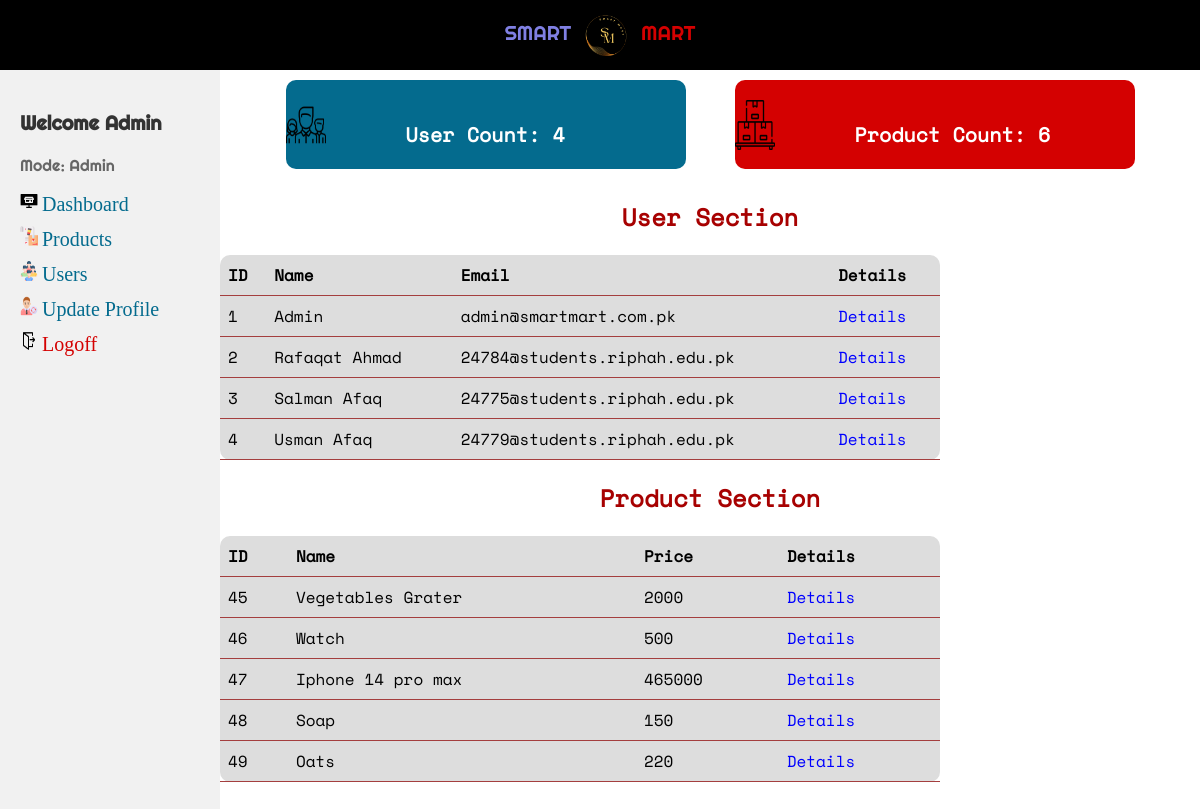
/admin.php (signed in), run on the app's committed database.
### tables this page shows
CREATE TABLE `users` (
  `id` int(11) NOT NULL,
  `name` varchar(100) NOT NULL,
  `email` varchar(100) NOT NULL,
  `phone` varchar(20) NOT NULL,
  `address` varchar(255) NOT NULL,
  `password` varchar(100) NOT NULL,
  `type` varchar(1) NOT NULL DEFAULT 'U'
);

CREATE TABLE `products` (
  `id` int(11) NOT NULL,
  `name` varchar(255) NOT NULL,
  `price` decimal(65,0) NOT NULL,
  `quantity` int(255) NOT NULL,
  `brand` varchar(255) NOT NULL,
  `description` text NOT NULL,
  `image` varchar(255) NOT NULL
);

### includes/common-function.php (called while the page is built, shortened)
<?php
function getfullname(){
            if(isset($_SESSION["nm"])){
                return($_SESSION["nm"]);
            }
            else{
                return "Guest";
            }
        }
function getUserType(){
    if(isset($_SESSION["type"])){
        if($_SESSION["type"]=="A"){
            return "Admin";
        }
        else{
            return "Unauthorized User";
        }
    }
}
?>

### admin.php (the view, shortened to what this page needs)
<?php
include("includes/config.php");
include("includes/common-function.php");
if((isset($_SESSION["loggedin"])) && ($_SESSION["loggedin"]) &&
(isset($_SESSION["type"])) && ($_SESSION["type"]== "A"))
{
?>
<!DOCTYPE html>
<html lang="en">
<head>
</head>
<body id="admin-bdy">
    <?php
    include("includes/header.php");
    ?>
<main>
<aside class="sidebar">
<p class="Intro-p">Welcome <?php echo getfullname();?> </p>
    <p id="mode-admin">Mode: <?php echo getUserType();?></p>
    <ul class="menu">
        <li>
            <img src="./graphics/icons/dashbord.png" alt="icon" class="icon-img">
            <a href="admin.php">Dashboard</a>
        </li>
        <li>
        <img src="./graphics/icons/product.png" alt="icon" class="icon-img">
            <a href="products.php">Products</a>
        </li>
        <li>
        <img src="./graphics/icons/peoples.png" alt="icon" class="icon-img">
            <a href="customers.php">Users</a>
        </li>
        <li>
        <img src="./graphics/icons/update-admin-profile-icon.png" alt="icon" class="icon-img">
            <a href="view-admin-profile.php">Update Profile</a>
        </li>
        <li>
        <img src="./graphics/icons/logoff.png" alt="icon" class="icon-img">
            <a href="logoff.php" id="logoff-btn">Logoff</a>
        </li>
    </ul>
</aside>
<?php
                $conn = connect($dbserver, $dbusername, $dbpassword, $dbname);
                $userCountQuery = mysqli_query($conn, "SELECT COUNT(*) AS totalUsers FROM users");
                $userCount = mysqli_fetch_assoc($userCountQuery)['totalUsers'];
                $productCountQuery = mysqli_query($conn, "SELECT COUNT(*) AS totalProducts FROM products");
                $productCount = mysqli_fetch_assoc($productCountQuery)['totalProducts'];
                ?>
         <div class="admin-crud-div">
            <div class="total-users">
                <div>
                <img src="./graphics/icons/total-users.png" alt ="picure" class="icon2-img">
                <p class="users-product-count-p">User Count: <?php echo $userCount; ?></p>
                </div>
            </div>
            <div id="total-product">
                <div>
             <img src="./graphics/icons/total-products.png" alt ="picure" class="icon2-img">
             <p class="users-product-count-p">Product Count: <?php echo $productCount; ?></p>
             </div>
            </div>
            </div>
            <div id="table-calss">
    <h2 id="user-section-h2">User Section</h2>
            <table class="admin-tables-scetions">
        <tr>
            <th>ID</th>
            <th>Name</th>
            <th>Email</th>
            <th>Details</th>
        </tr>
        <?php
        $conn = connect($dbserver, $dbusername, $dbpassword, $dbname);
        $usersQuery = mysqli_query($conn, "SELECT * FROM users LIMIT 5");
        while ($user = mysqli_fetch_assoc($usersQuery)) {
            echo '<tr>';
            echo '<td>' . $user['id'] . '</td>';
            echo '<td>' . $user['name'] . '</td>';
            echo '<td>' . $user['email'] . '</td>';
            echo '<td><a class="details-link" href="user-details.php?id=' . $user['id'] . '">Details</a></td>';
            echo '</tr>';
        }
        ?>
    </table>
            </div>
 <h2 id="product-section-h2">Product Section</h2>
    <table class="admin-tables-scetions">
        <tr>
            <th>ID</th>
            <th>Name</th>
            <th>Price</th>
            <th>Details</th>
        </tr>
        <?php
        $conn = connect($dbserver, $dbusername, $dbpassword, $dbname);
        $productsQuery = mysqli_query($conn, "SELECT * FROM products LIMIT 5");
        while ($product = mysqli_fetch_assoc($productsQuery)) {
            echo '<tr>';
            echo '<td>' . $product['id'] . '</td>';
            echo '<td>' . $product['name'] . '</td>';
            echo '<td>' . $product['price'] . '</td>';
            echo '<td><a class="details-link" href="product-details.php?id=' . $product['id'] . '">Details</a></td>';
            echo '</tr>';
        }
        ?>
    </table>
</main>
</body>
</html>
<?php
}
else{
    header("Location: login.php?msg=UUAA");
    exit;
}

### includes/header.php
  <header>
  <div class="header-container">
    <p id="header-p1">SMART</p>
    <img src="./graphics/header-logo.png" alt="picture">
    <p id="header-p2">MART</p>
  </div>
</header>

### css/style.css (style rules this page uses)
body { box-sizing: border-box; margin: 0; padding:0; border: 0; }
.header-container { width: 100%; height: 70px; display: flex; flex-direction: row; justify-content:center; }
.header-container>img { width: auto; height: 70px; }
#header-p1 { display: inline; color:rgb(128, 128, 227); font-family: righteous; font-size: 20px; }
#header-p2 { display: inline; color:rgb(212, 1, 1); font-family: righteous; font-size: 20px; }
header { background-color: black; width: 100%; height: 70px; }
#admin-bdy { background-color: white; }
#user-section-h2,#product-section-h2 { color: rgb(167, 1, 1); text-align: center; font-family:spacemono ; }
.Intro-p { font-size: 20px; font-family: righteous; font-weight: bold; }
#mode-admin { font-size: 16px; font-family: righteous; color: #666; }
.sidebar { background-color: #f1f1f1; color: #333; width: 220px; height: 120vh; padding: 20px; box-sizing: border-box; float: left; }
.sidebar .menu { list-style-type: none; padding: 0; margin: 0; }
.sidebar .menu > li { margin-bottom: 10px; }
.sidebar .menu > li >a { display: inline; font-size: 20px; color:rgb(4, 107, 142) ; text-decoration: none; }
#logoff-btn { color: rgb(212, 1, 1); }
#total-product { background-color: rgb(212, 1, 1); }
#total-product>div { display: flex; flex-direction: row; gap:20%; margin-top: 20px; }
.total-users>div { display: flex; margin-top: 20px; flex-direction: row; gap:20%; }
.icon-img { width: 10%; height: 20px; }
.admin-crud-div { display: flex; flex-direction: row; justify-content: center; gap: 5%; }
.admin-crud-div>div { background-color:rgb(4, 107, 142); color:black; width: 400px; margin: 10px; color:white; border-radius: 10px; font-size: 20px; height: 100px; }
.icon2-img { width: 10%; height: 50px; }
.users-product-count-p { display: inline; font-weight: bold; font-family: spacemono; }
.admin-tables-scetions { border-collapse: collapse; width: 60%; font-family: signika; background-color: #ddd; border-radius: 10px; text-align: center; }
.admin-tables-scetions th,td { padding: 8px; font-family: spacemono; text-align: left; border-bottom: 1px solid #a43e3e; }
.details-link { text-decoration: none; color: rgb(212, 1, 1); }
@media (min-width: 769px) { .admin-crud-div { flex-direction: row; } }
@media (min-width: 769px) { .admin-crud-div > div { margin: 10px 0; height: auto; } }
@media (min-width: 769px) { .icon-img { width: 10%; height: 20px; } }
.details-link { text-decoration: none; color: blue; }

### data on the page
users: id "1", name "Admin", email "admin@smartmart.com.pk"
users: id "2", name "Rafaqat Ahmad", email "24784@students.riphah.edu.pk"
users: id "3", name "Salman Afaq", email "24775@students.riphah.edu.pk"
users: id "4", name "Usman Afaq", email "24779@students.riphah.edu.pk"
products: id "45", name "Vegetables Grater", price "2000"
products: id "46", name "Watch", price "500"
products: id "47", name "Iphone 14 pro max", price "465000"
products: id "48", name "Soap", price "150"
products: id "49", name "Oats", price "220"

### other printed values
getfullname() "Admin"
getUserType() "Admin"
$userCount "4"
$productCount "6"
